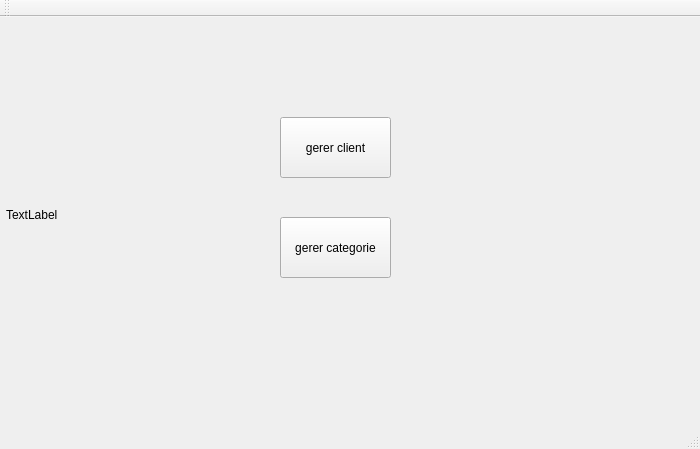
<?xml version="1.0" encoding="UTF-8"?>
<ui version="4.0">
 <class>MainWindow</class>
 <widget class="QMainWindow" name="MainWindow">
  <property name="geometry">
   <rect>
    <x>0</x>
    <y>0</y>
    <width>700</width>
    <height>449</height>
   </rect>
  </property>
  <property name="windowTitle">
   <string>MainWindow</string>
  </property>
  <widget class="QWidget" name="centralWidget">
   <widget class="QLabel" name="label">
    <property name="geometry">
     <rect>
      <x>0</x>
      <y>-20</y>
      <width>701</width>
      <height>431</height>
     </rect>
    </property>
    <property name="styleSheet">
     <string notr="true">
</string>
    </property>
    <property name="text">
     <string/>
    </property>
    <property name="pixmap">
     <pixmap>../../Desktop/http___com.ft.imagepublish.upp-prod-us.s3.amazonaws.jpg</pixmap>
    </property>
   </widget>
   <widget class="QPushButton" name="pushButton">
    <property name="geometry">
     <rect>
      <x>280</x>
      <y>100</y>
      <width>111</width>
      <height>61</height>
     </rect>
    </property>
    <property name="text">
     <string>gerer client</string>
    </property>
   </widget>
   <widget class="QPushButton" name="pushButton_2">
    <property name="geometry">
     <rect>
      <x>280</x>
      <y>200</y>
      <width>111</width>
      <height>61</height>
     </rect>
    </property>
    <property name="text">
     <string>gerer categorie</string>
    </property>
   </widget>
   <widget class="QLabel" name="back">
    <property name="geometry">
     <rect>
      <x>6</x>
      <y>2</y>
      <width>691</width>
      <height>391</height>
     </rect>
    </property>
    <property name="text">
     <string>TextLabel</string>
    </property>
   </widget>
   <zorder>back</zorder>
   <zorder>label</zorder>
   <zorder>pushButton</zorder>
   <zorder>pushButton_2</zorder>
  </widget>
  <widget class="QMenuBar" name="menuBar">
   <property name="geometry">
    <rect>
     <x>0</x>
     <y>0</y>
     <width>700</width>
     <height>21</height>
    </rect>
   </property>
  </widget>
  <widget class="QToolBar" name="mainToolBar">
   <attribute name="toolBarArea">
    <enum>TopToolBarArea</enum>
   </attribute>
   <attribute name="toolBarBreak">
    <bool>false</bool>
   </attribute>
  </widget>
  <widget class="QStatusBar" name="statusBar"/>
 </widget>
 <layoutdefault spacing="6" margin="11"/>
 <resources/>
 <connections/>
</ui>
